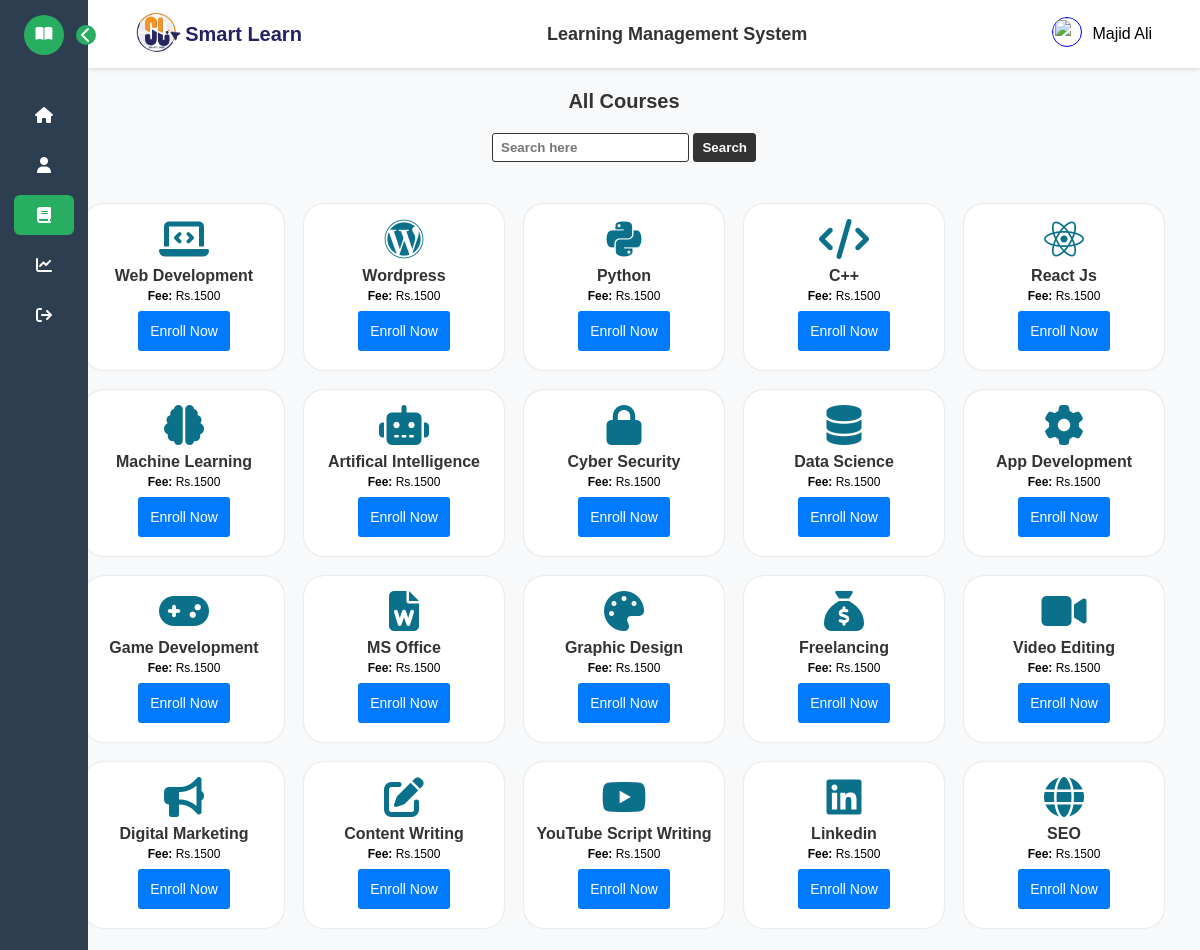
The page /mycourses/ (signed in) on the database its author committed.
### Dashboard_Page/models.py (models this page shows, shortened)
class DashboardCourse(models.Model):
    course_icon = models.CharField(max_length=200)
    course_title = models.CharField(max_length=200)
    course_fees = models.CharField(max_length=55)

### myportfolio/views.py (the view)
# urls.py: path('mycourses/', views.mycourses,name = 'mycourses'),        #Dashboard Courses
@login_required
def mycourses(request):
    profile = ProfileImage.objects.first()
    myCourses = DashboardCourse.objects.all()
    enrolled_ids = Enrollment.objects.filter(
        user=request.user,
        is_paid=True  # Sirf paid courses Already Enrolled dikhayenge
    ).values_list('course_id', flat=True)
    if request.method == 'GET':
        title = request.GET.get('c_title')
        if title:
            myCourses = DashboardCourse.objects.filter(
                course_title__icontains=title
            )
    return render(request, 'mycourses.html', {
        'myCourses': myCourses,
        'profile': profile,
        'enrolled_ids': enrolled_ids
    })

### templates/mycourses.html
{% include 'header2.html' %}
 <section id="courses">
        <h4 class="my-courses">All Courses</h4>
        <div class="searchForm">
            <form method="GET">
            <input type="text" placeholder="Search here" value="" name="c_title">
            <input type="submit" value="Search">
        </form>
        </div>
    <div class="courses-container" >
       {% for c in myCourses %}
        <div class="courseElement">
            <i class="{{c.course_icon}}"></i>
            <h4> {{c.course_title}} </h4>
            <p class="fees"><strong>Fee: </strong>{{c.course_fees}}</p>
            <div class="enroll-btn">
    {% if c.id in enrolled_ids %}
        <button disabled style="background:gray;color:white;">
            Already Enrolled
        </button>
    {% else %}
        <button>
            <a href="{% url 'course_detail' c.id %}" class="enroll-btn">
                Enroll Now
            </a>
        </button>
    {% endif %}
    </div>
        </div>
        {% endfor %}
    </div>
</section>
</body>
</html>

### static/style_dashboard.css (style rules this page uses)
:root { --primary:#4f46e5; --secondary: #6366f1; --bg-light:#f8fafc; --text-main:#1e293b; --text-muted:#64748b; --card-bg:#ffffff; --shadow: 0px 4px 1px rgba(0, 0, 0, 0.1), 0 2px 4px 2px rgba(0, 0, 0, 0.1); }
* { margin: 0; padding: 0; box-sizing: border-box; font-family: 'Poppins', sans-serif; }
body { background:#f8f9fa; }
:root { --primary-gradient: linear-gradient(135deg, #667eea 0%, #764ba2 100%); --secondary-gradient: linear-gradient(135deg, #6a11cb 0%, #2575fc 100%); --glass-bg: rgba(255, 255, 255, 0.95); --text-dark: #2d3436; --text-light: #636e72; --shadow: 0 10px 30px rgba(0, 0, 0, 0.1); }
#courses { padding: 90px 3% 20px 7%; }
#courses .my-courses { font-size: 20px; text-align: center; color: #333; }
.searchForm { display: flex; justify-content: center; align-items: center; margin-top: 20px; }
.searchForm input { padding:6px 8px; outline: none; border: none; border: 1px solid #333; border-radius: 3px; font-weight: 600; }
.searchForm input[type="submit"] { cursor: pointer; padding:6px 8px; background-color: #333; color: #fff; }
.courses-container { margin: 2px auto; width: 100%; display: flex; flex-wrap: wrap; justify-content: center; align-items: center; gap: 20px; padding-top: 40px; }
.courseElement { text-align: center; width: 200px; padding: 15px 4px; border-radius: 20px; background-color: #fff; box-shadow: 0px 0px 2px rgba(0, 0, 0, 0.2); transition: all 0.5s ease; }
.courseElement i { font-size: 40px; color: #0b718b; border-radius: 50%; }
.courseElement h4 { text-align: center; padding: 8px 0px 0px 0px; font-weight: 600; color: #333; }
.courseElement .fees { text-align: center; padding: 4px 0px; font-size: 12px; }
.enroll-btn { display: flex; justify-content: center; margin: 4px auto; }
.enroll-btn a { text-decoration: none; color: #fff; font-size: 14px; }
.enroll-btn button { padding: 8px 12px; background: #007BFF; border: none; cursor: pointer; border-radius: 3px; }
:root { --bg-color: #f4f6f9; --primary-gradient: linear-gradient(135deg, #6a11cb 0%, #2575fc 100%); --text-main: #2d3436; --text-muted: #636e72; --card-bg: #ffffff; --border-radius: 16px; --soft-shadow: 0 10px 25px rgba(0, 0, 0, 0.05); --transition: all 0.3s ease; --primary-purple: #6b46c1; --primary-light: #f3f0ff; --accent-red: #fc8181; --text-main: #2d3748; --text-muted: #718096; --bg-body: #f7fafc; --white: #ffffff; --border-color: #e2e8f0; --transition: all 0.2s ease; }
:root { --primary: #4f46e5; --bg-body: #f8fafc; --white: #ffffff; --border: #e2e8f0; --text-main: #1e293b; --text-muted: #64748b; --tag-news: #3b82f6; --tag-event: #8b5cf6; --tag-announcement: #f59e0b; --tag-course: #10b981; }
:root { --glass: rgba(255, 255, 255, 0.95); --gradient: linear-gradient(135deg, #6366f1 0%, #a855f7 100%); --primary: #6366f1; --dark: #0f172a; --text-dark: #1e293b; --text-muted: #64748b; }

### rows shown on the page
DashboardCourse: course_title "Web Development", course_fees "Rs.1500", shows "Enroll Now"
DashboardCourse: course_title "Wordpress", course_fees "Rs.1500", shows "Enroll Now"
DashboardCourse: course_title "Python", course_fees "Rs.1500", shows "Enroll Now"
DashboardCourse: course_title "C++", course_fees "Rs.1500", shows "Enroll Now"
DashboardCourse: course_title "React Js", course_fees "Rs.1500", shows "Enroll Now"
DashboardCourse: course_title "Machine Learning", course_fees "Rs.1500", shows "Enroll Now"
DashboardCourse: course_title "Artifical Intelligence", course_fees "Rs.1500", shows "Enroll Now"
DashboardCourse: course_title "Cyber Security", course_fees "Rs.1500", shows "Enroll Now"
DashboardCourse: course_title "Data Science", course_fees "Rs.1500", shows "Enroll Now"
DashboardCourse: course_title "App Development", course_fees "Rs.1500", shows "Enroll Now"
DashboardCourse: course_title "Game Development", course_fees "Rs.1500", shows "Enroll Now"
DashboardCourse: course_title "MS Office", course_fees "Rs.1500", shows "Enroll Now"
DashboardCourse: course_title "Graphic Design", course_fees "Rs.1500", shows "Enroll Now"
DashboardCourse: course_title "Freelancing", course_fees "Rs.1500", shows "Enroll Now"
DashboardCourse: course_title "Video Editing", course_fees "Rs.1500", shows "Enroll Now"
DashboardCourse: course_title "Digital Marketing", course_fees "Rs.1500", shows "Enroll Now"
DashboardCourse: course_title "Content Writing", course_fees "Rs.1500", shows "Enroll Now"
DashboardCourse: course_title "YouTube Script Writing", course_fees "Rs.1500", shows "Enroll Now"
DashboardCourse: course_title "Linkedin", course_fees "Rs.1500", shows "Enroll Now"
DashboardCourse: course_title "SEO", course_fees "Rs.1500", shows "Enroll Now"
